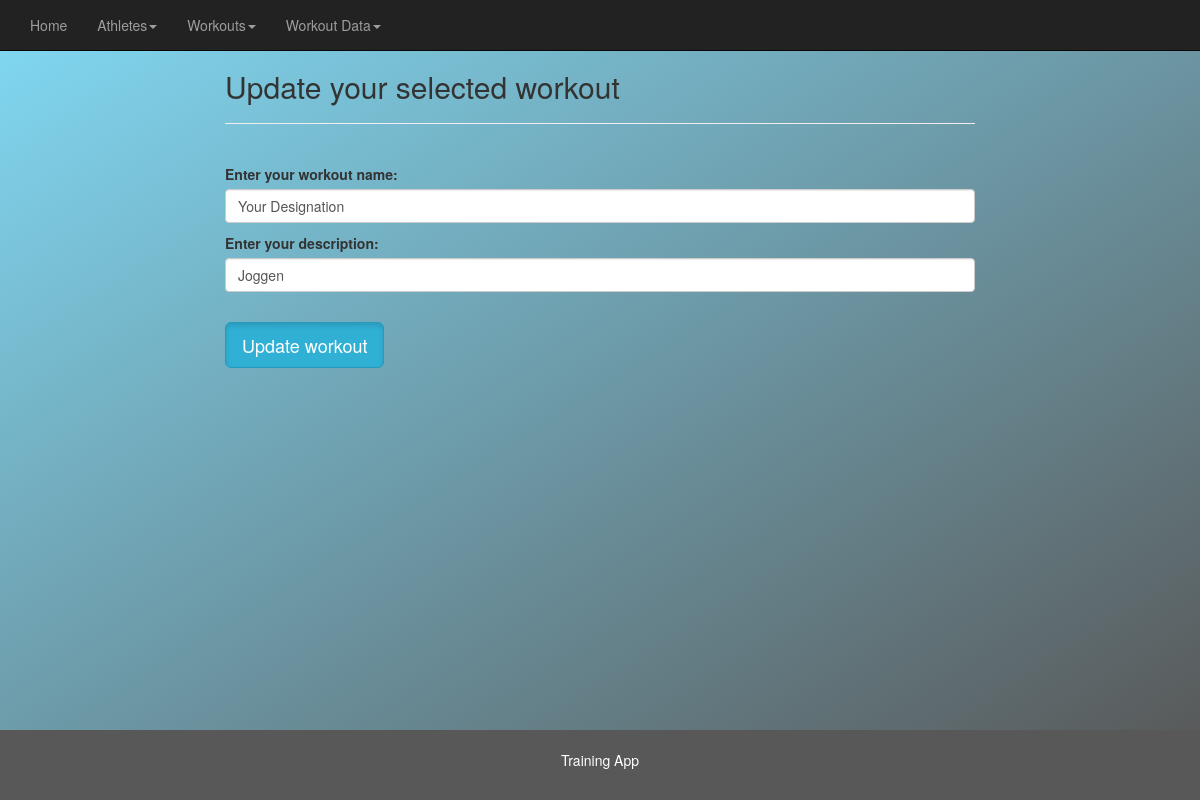
Page /update_workout/1 on the earlier database version.
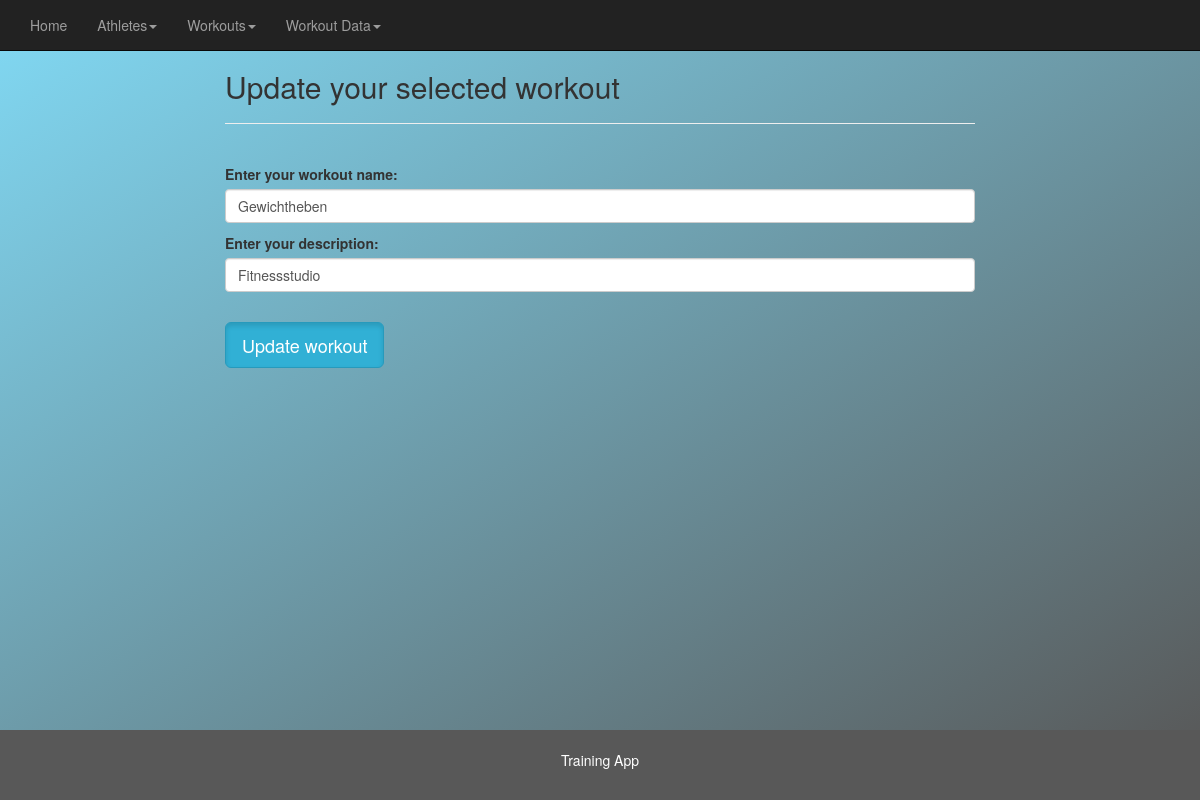
Same page on the later database version.
### athletes/models.py (models this page shows, shortened)
class Workout(models.Model):
    designation = models.CharField(max_length=50)
    description = models.CharField(max_length=200)

### athletes/views.py (the view)
# urls.py: path('update_workout/<workout_id>', views.update_workout, name='update_workout'),
def update_workout(request, workout_id):
    workout = Workout.objects.get(pk=workout_id)
    form = WorkoutForm(request.POST or None, instance=workout)
    if form.is_valid():
        '''Redirect to workout_list.html if form is filled in correctly
        '''
        form.save()
        return redirect('workout_list')
    return render(request, 'update_workout.html', {'workout': workout, 'form':form})

### athletes/forms.py
class WorkoutForm(ModelForm):
    class Meta:
        model = Workout
        fields = '__all__'
        labels = {
            'designation': 'Enter your workout name',
            'description': 'Enter your description',
        }
        widgets = {
            'designation': forms.TextInput(attrs={'class':'form-control', 'placeholder':'e.g. Weight Lifting'}),
            'description': forms.TextInput(attrs={'class':'form-control', 'placeholder':'--'}),
        }

### athletes/templates/update_workout.html (shortened to what this page needs)
{% extends 'main.html' %}
{% block content %}
  <h2>Update your selected workout</h2>
  <hr>
  <br/>
  <form method=POST>
    {{ form.as_p }}
    <br/>
    <input type="submit" value="Update workout" class="btn btn-info btn-lg active" onclick="return confirm('Are you sure you want to update?')">
  </form>
  <br/>
{% endblock %}

Differences in the rows shown:
changed Workout: designation "Your Designation" → "Gewichtheben"; description "Joggen" → "Fitnessstudio"
